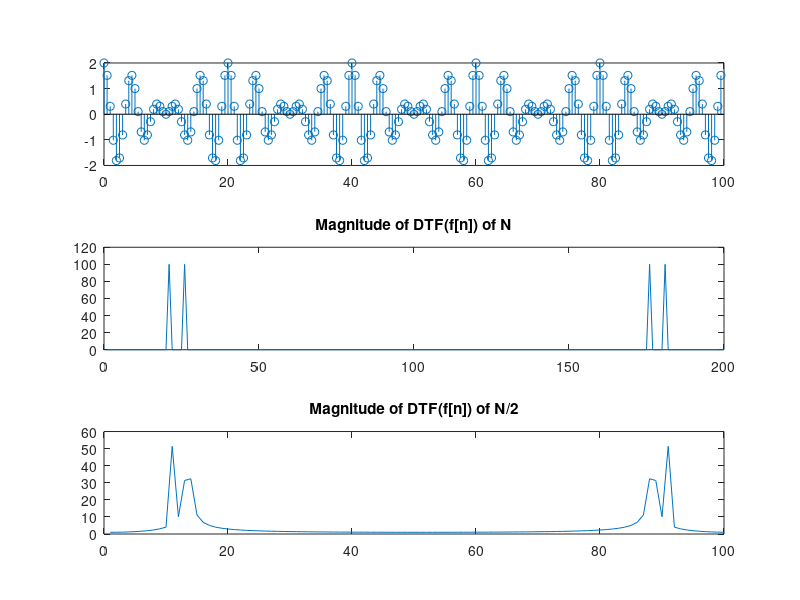

This figure's MATLAB source:
N=200

n=0:1:N-1;

f=cos(pi/5*n)+cos(pi/4*n);


F=fft(f,N);
F1=fft(f,N/2);
subplot(3,1,1);
stem(n/2,f),title("")

subplot(3,1,2);
plot(abs(F)),title('Magnitude of DTF(f[n]) of N');

subplot(3,1,3);
plot(abs(F1)),title('Magnitude of DTF(f[n]) of N/2')